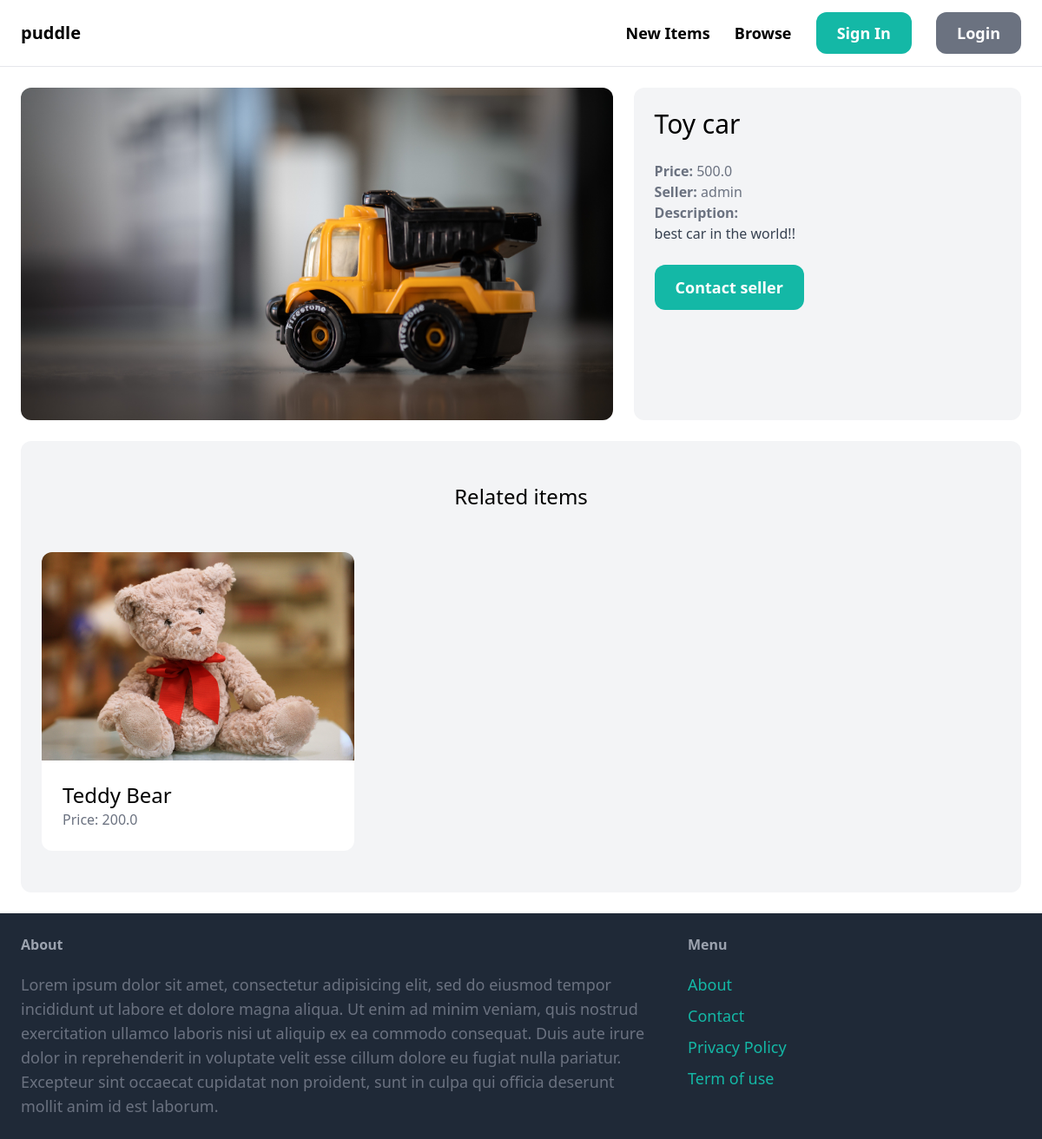
/items/5/, run on an earlier commit of the app's database.
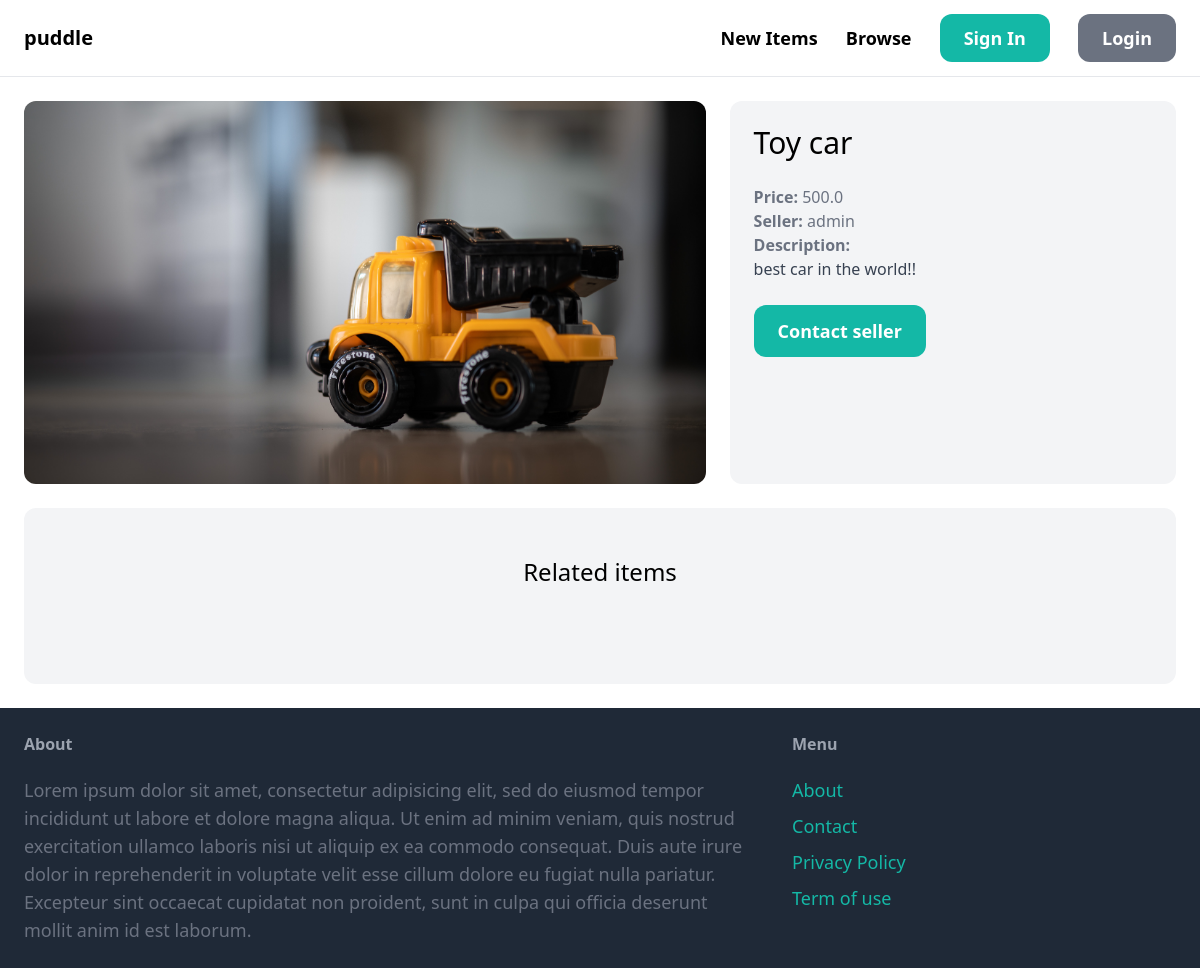
And on a later commit of the database.
### item/models.py (models this page shows, shortened)
class Item(models.Model):
    category = models.ForeignKey(Category, related_name="items", on_delete = models.CASCADE)
    name = models.CharField(max_length=255)
    description = models.TextField(blank=True, null =True)
    price = models.FloatField()
    image = models.ImageField(upload_to="item_images", blank=True, null =True)
    is_sold = models.BooleanField(default=False)
    created_by = models.ForeignKey(User, related_name="items", on_delete =models.CASCADE)
    created_at = models.DateTimeField(auto_now_add=True)

### item/views.py (the view)
# urls.py: path("<int:pk>/", views.detail, name="detail"),
def detail(request, pk):
    item = get_object_or_404(Item, pk=pk)
    related_items = Item.objects.filter(category=item.category, is_sold=False).exclude(
        pk=pk
    )[0:3]
    return render(
        request, "item/detail.html", {"item": item, "related_items": related_items}
    )

### item/templates/item/detail.html
{% extends 'core/base.html' %} {% block title %}{{ item.name }}{% endblock %}
{%block content %}
<div class="grid grid-cols-5 gap-6">
  <div class="col-span-3">
    <img src="{{ item.image.url }}" class="rounded-xl" />
  </div>
  <div class="col-span-2 p-6 bg-gray-100 rounded-xl">
    <h1 class="mb-6 text-3xl">{{ item.name }}</h1>
    <p class="text-gray-500"><strong>Price: </strong>{{ item.price }}</p>
    <p class="text-gray-500">
      <strong>Seller: </strong>{{ item.created_by.username }}
    </p>
    {% if item.description %}
    <p class="text-gray-700">
      <strong class="text-gray-500">Description:</strong><br />
      {{ item.description }}
    </p>
    {% endif %} {% if request.user == item.created_by %}
    <div class="mt-6 p-6 bg-white rounded-xl">
      <p>This is your item!</p>
      <a
        href="{% url 'item:edit' item.id %}"
        class="inline-block mt-6 px-6 py-6 text-lg font-semibold bg-teal-500 text-white rounded-xl"
        >Edit</a
      >
      <a
        href="{% url 'item:delete' item.id %}"
        class="inline-block mt-6 px-6 py-6 text-lg font-semibold bg-red-500 text-white rounded-xl"
        >Delete</a
      >
    </div>
    {% else %}
    <a
      href="#"
      class="inline-block mt-6 px-6 py-3 text-lg font-semibold bg-teal-500 text-white rounded-xl hover:bg-teal-700"
      >Contact seller</a
    >
    {% endif %}
  </div>
</div>
<div class="mt-6 px-6 py-12 bg-gray-100 rounded-xl">
  <h2 class="mb-12 text-2xl text-center">Related items</h2>
  <div class="grid grid-cols-3 gap-3">
    {% for item in related_items %}
    <div>
      <a href="{% url 'item:detail' item.id %}">
        <div>
          <img src="{{ item.image.url }}" class="rounded-t-xl" />
        </div>
        <div class="p-6 bg-white rounded-b-xl">
          <h2 class="text-2xl">{{ item.name }}</h2>
          <p class="text-gray-500">Price: {{ item.price }}</p>
        </div>
      </a>
    </div>
    {% endfor %}
  </div>
</div>
{% endblock %}

What changed in the data, as far as the page shows it:
removed Item: image (picture), name "Teddy Bear", price "200.0"
